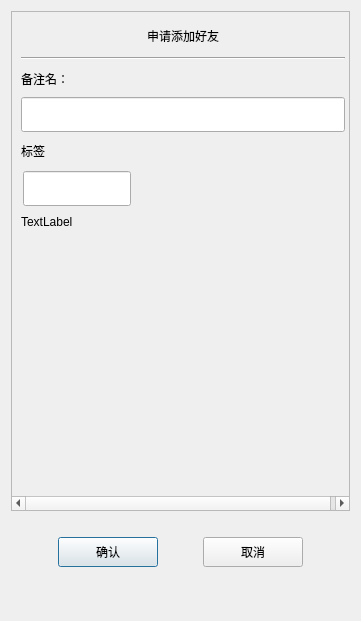
<?xml version="1.0" encoding="UTF-8"?>
<ui version="4.0">
 <class>AuthenFriend</class>
 <widget class="QDialog" name="AuthenFriend">
  <property name="geometry">
   <rect>
    <x>0</x>
    <y>0</y>
    <width>361</width>
    <height>621</height>
   </rect>
  </property>
  <property name="minimumSize">
   <size>
    <width>361</width>
    <height>621</height>
   </size>
  </property>
  <property name="maximumSize">
   <size>
    <width>361</width>
    <height>621</height>
   </size>
  </property>
  <property name="windowTitle">
   <string>Dialog</string>
  </property>
  <layout class="QVBoxLayout" name="verticalLayout">
   <item>
    <widget class="QScrollArea" name="scrollArea">
     <property name="minimumSize">
      <size>
       <width>0</width>
       <height>500</height>
      </size>
     </property>
     <property name="widgetResizable">
      <bool>true</bool>
     </property>
     <widget class="QWidget" name="scrollcontent">
      <property name="geometry">
       <rect>
        <x>0</x>
        <y>0</y>
        <width>347</width>
        <height>498</height>
       </rect>
      </property>
      <layout class="QVBoxLayout" name="verticalLayout_7">
       <property name="spacing">
        <number>0</number>
       </property>
       <property name="leftMargin">
        <number>0</number>
       </property>
       <property name="topMargin">
        <number>11</number>
       </property>
       <property name="rightMargin">
        <number>0</number>
       </property>
       <property name="bottomMargin">
        <number>11</number>
       </property>
       <item>
        <widget class="QLabel" name="apply_lb">
         <property name="minimumSize">
          <size>
           <width>0</width>
           <height>25</height>
          </size>
         </property>
         <property name="maximumSize">
          <size>
           <width>16777215</width>
           <height>25</height>
          </size>
         </property>
         <property name="text">
          <string>申请添加好友</string>
         </property>
         <property name="alignment">
          <set>Qt::AlignmentFlag::AlignCenter</set>
         </property>
        </widget>
       </item>
       <item>
        <widget class="QWidget" name="apply_wid" native="true">
         <layout class="QVBoxLayout" name="verticalLayout_8">
          <item>
           <widget class="Line" name="line">
            <property name="orientation">
             <enum>Qt::Orientation::Horizontal</enum>
            </property>
           </widget>
          </item>
          <item>
           <widget class="QLabel" name="label_5">
            <property name="minimumSize">
             <size>
              <width>0</width>
              <height>25</height>
             </size>
            </property>
            <property name="maximumSize">
             <size>
              <width>16777215</width>
              <height>25</height>
             </size>
            </property>
            <property name="text">
             <string>备注名：</string>
            </property>
           </widget>
          </item>
          <item>
           <widget class="CustomizeEdit" name="back_ed">
            <property name="minimumSize">
             <size>
              <width>0</width>
              <height>35</height>
             </size>
            </property>
            <property name="maximumSize">
             <size>
              <width>16777215</width>
              <height>35</height>
             </size>
            </property>
           </widget>
          </item>
          <item>
           <widget class="QLabel" name="label_6">
            <property name="minimumSize">
             <size>
              <width>0</width>
              <height>25</height>
             </size>
            </property>
            <property name="maximumSize">
             <size>
              <width>16777215</width>
              <height>25</height>
             </size>
            </property>
            <property name="text">
             <string>标签</string>
            </property>
           </widget>
          </item>
          <item>
           <widget class="QWidget" name="lb_group_wid" native="true">
            <property name="minimumSize">
             <size>
              <width>0</width>
              <height>50</height>
             </size>
            </property>
            <layout class="QVBoxLayout" name="verticalLayout_9">
             <property name="spacing">
              <number>0</number>
             </property>
             <property name="leftMargin">
              <number>0</number>
             </property>
             <property name="topMargin">
              <number>0</number>
             </property>
             <property name="rightMargin">
              <number>0</number>
             </property>
             <property name="bottomMargin">
              <number>0</number>
             </property>
             <item>
              <widget class="QWidget" name="gridWidget" native="true">
               <property name="minimumSize">
                <size>
                 <width>0</width>
                 <height>40</height>
                </size>
               </property>
               <property name="maximumSize">
                <size>
                 <width>16777215</width>
                 <height>40</height>
                </size>
               </property>
               <widget class="CustomizeEdit" name="lb_ed">
                <property name="geometry">
                 <rect>
                  <x>2</x>
                  <y>2</y>
                  <width>108</width>
                  <height>35</height>
                 </rect>
                </property>
                <property name="maximumSize">
                 <size>
                  <width>16777215</width>
                  <height>35</height>
                 </size>
                </property>
               </widget>
              </widget>
             </item>
             <item>
              <widget class="QWidget" name="input_tip_wid" native="true">
               <property name="minimumSize">
                <size>
                 <width>0</width>
                 <height>35</height>
                </size>
               </property>
               <property name="maximumSize">
                <size>
                 <width>16777215</width>
                 <height>35</height>
                </size>
               </property>
               <layout class="QVBoxLayout" name="verticalLayout_10">
                <property name="spacing">
                 <number>0</number>
                </property>
                <property name="leftMargin">
                 <number>0</number>
                </property>
                <property name="topMargin">
                 <number>0</number>
                </property>
                <property name="rightMargin">
                 <number>0</number>
                </property>
                <item>
                 <widget class="ClickedOnceLabel" name="tip_lb">
                  <property name="text">
                   <string>TextLabel</string>
                  </property>
                 </widget>
                </item>
               </layout>
              </widget>
             </item>
            </layout>
           </widget>
          </item>
          <item>
           <widget class="QWidget" name="widget" native="true">
            <property name="minimumSize">
             <size>
              <width>0</width>
              <height>60</height>
             </size>
            </property>
            <layout class="QHBoxLayout" name="horizontalLayout_3">
             <property name="spacing">
              <number>7</number>
             </property>
             <property name="leftMargin">
              <number>0</number>
             </property>
             <property name="topMargin">
              <number>0</number>
             </property>
             <property name="rightMargin">
              <number>0</number>
             </property>
             <property name="bottomMargin">
              <number>0</number>
             </property>
             <item>
              <widget class="QWidget" name="lb_list" native="true">
               <property name="minimumSize">
                <size>
                 <width>287</width>
                 <height>50</height>
                </size>
               </property>
               <property name="maximumSize">
                <size>
                 <width>287</width>
                 <height>16777215</height>
                </size>
               </property>
              </widget>
             </item>
             <item>
              <widget class="QWidget" name="more_lb_wid" native="true">
               <property name="minimumSize">
                <size>
                 <width>30</width>
                 <height>0</height>
                </size>
               </property>
               <property name="maximumSize">
                <size>
                 <width>30</width>
                 <height>16777215</height>
                </size>
               </property>
               <layout class="QVBoxLayout" name="verticalLayout_11">
                <property name="spacing">
                 <number>0</number>
                </property>
                <property name="leftMargin">
                 <number>0</number>
                </property>
                <property name="topMargin">
                 <number>0</number>
                </property>
                <property name="rightMargin">
                 <number>0</number>
                </property>
                <property name="bottomMargin">
                 <number>0</number>
                </property>
                <item>
                 <spacer name="verticalSpacer_5">
                  <property name="orientation">
                   <enum>Qt::Orientation::Vertical</enum>
                  </property>
                  <property name="sizeHint" stdset="0">
                   <size>
                    <width>20</width>
                    <height>40</height>
                   </size>
                  </property>
                 </spacer>
                </item>
                <item alignment="Qt::AlignmentFlag::AlignHCenter">
                 <widget class="ClickedOnceLabel" name="more_lb">
                  <property name="minimumSize">
                   <size>
                    <width>25</width>
                    <height>25</height>
                   </size>
                  </property>
                  <property name="maximumSize">
                   <size>
                    <width>25</width>
                    <height>25</height>
                   </size>
                  </property>
                  <property name="text">
                   <string/>
                  </property>
                  <property name="alignment">
                   <set>Qt::AlignmentFlag::AlignCenter</set>
                  </property>
                 </widget>
                </item>
                <item>
                 <spacer name="verticalSpacer_6">
                  <property name="orientation">
                   <enum>Qt::Orientation::Vertical</enum>
                  </property>
                  <property name="sizeHint" stdset="0">
                   <size>
                    <width>20</width>
                    <height>40</height>
                   </size>
                  </property>
                 </spacer>
                </item>
               </layout>
              </widget>
             </item>
            </layout>
           </widget>
          </item>
         </layout>
        </widget>
       </item>
      </layout>
     </widget>
    </widget>
   </item>
   <item>
    <spacer name="verticalSpacer">
     <property name="orientation">
      <enum>Qt::Orientation::Vertical</enum>
     </property>
     <property name="sizeType">
      <enum>QSizePolicy::Policy::Fixed</enum>
     </property>
     <property name="sizeHint" stdset="0">
      <size>
       <width>20</width>
       <height>10</height>
      </size>
     </property>
    </spacer>
   </item>
   <item>
    <widget class="QWidget" name="apply_sure_wid" native="true">
     <property name="minimumSize">
      <size>
       <width>0</width>
       <height>50</height>
      </size>
     </property>
     <layout class="QHBoxLayout" name="horizontalLayout_4">
      <item>
       <spacer name="horizontalSpacer_4">
        <property name="orientation">
         <enum>Qt::Orientation::Horizontal</enum>
        </property>
        <property name="sizeHint" stdset="0">
         <size>
          <width>40</width>
          <height>20</height>
         </size>
        </property>
       </spacer>
      </item>
      <item>
       <widget class="ClickedBtn" name="sure_btn">
        <property name="minimumSize">
         <size>
          <width>100</width>
          <height>30</height>
         </size>
        </property>
        <property name="text">
         <string>确认</string>
        </property>
       </widget>
      </item>
      <item>
       <spacer name="horizontalSpacer_5">
        <property name="orientation">
         <enum>Qt::Orientation::Horizontal</enum>
        </property>
        <property name="sizeHint" stdset="0">
         <size>
          <width>40</width>
          <height>20</height>
         </size>
        </property>
       </spacer>
      </item>
      <item>
       <widget class="ClickedBtn" name="cancel_btn">
        <property name="minimumSize">
         <size>
          <width>100</width>
          <height>30</height>
         </size>
        </property>
        <property name="text">
         <string>取消</string>
        </property>
       </widget>
      </item>
      <item>
       <spacer name="horizontalSpacer_6">
        <property name="orientation">
         <enum>Qt::Orientation::Horizontal</enum>
        </property>
        <property name="sizeHint" stdset="0">
         <size>
          <width>40</width>
          <height>20</height>
         </size>
        </property>
       </spacer>
      </item>
     </layout>
    </widget>
   </item>
   <item>
    <spacer name="verticalSpacer_2">
     <property name="orientation">
      <enum>Qt::Orientation::Vertical</enum>
     </property>
     <property name="sizeHint" stdset="0">
      <size>
       <width>20</width>
       <height>31</height>
      </size>
     </property>
    </spacer>
   </item>
  </layout>
 </widget>
 <customwidgets>
  <customwidget>
   <class>ClickedBtn</class>
   <extends>QPushButton</extends>
   <header location="global">clickedbtn.h</header>
  </customwidget>
  <customwidget>
   <class>CustomizeEdit</class>
   <extends>QLineEdit</extends>
   <header location="global">customizeedit.h</header>
  </customwidget>
  <customwidget>
   <class>ClickedOnceLabel</class>
   <extends>QLabel</extends>
   <header location="global">clickedoncelabel.h</header>
  </customwidget>
 </customwidgets>
 <resources/>
 <connections/>
</ui>
